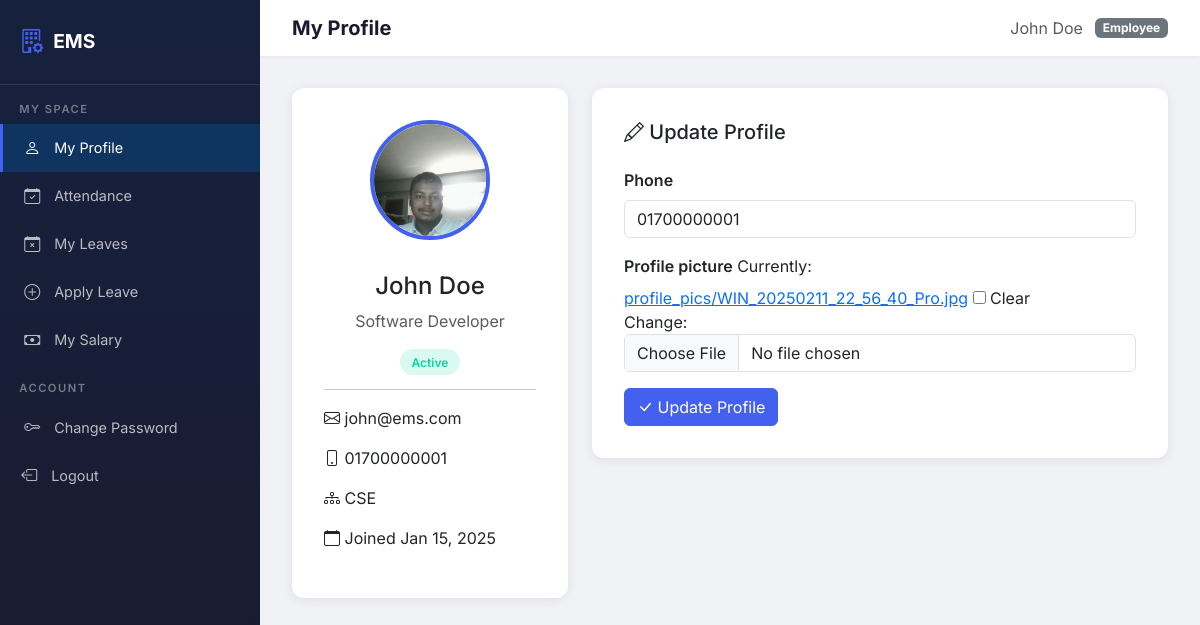
Screenshot of /employees/my-profile/ (signed in) with the database file from the repository.
### employees/models.py (models this page shows, shortened)
class Employee(models.Model):
    STATUS_CHOICES = [
        ('active', 'Active'),
        ('inactive', 'Inactive'),
    ]
    user = models.OneToOneField(User, on_delete=models.CASCADE, related_name='employee')
    phone = models.CharField(max_length=20, blank=True)
    department = models.ForeignKey(
        Department, on_delete=models.SET_NULL, null=True, related_name='employees'
    )
    job_title = models.CharField(max_length=100)
    salary = models.DecimalField(max_digits=12, decimal_places=2, default=0)
    joining_date = models.DateField()
    status = models.CharField(max_length=10, choices=STATUS_CHOICES, default='active')
    profile_picture = models.ImageField(
        upload_to='profile_pics/', blank=True, null=True
    )
    class Meta:
        ordering = ['user__first_name', 'user__last_name']
    @property
    def full_name(self):
        return self.user.get_full_name() or self.user.username
    @property
    def email(self):
        return self.user.email

### departments/models.py (models this page shows, shortened)
class Department(models.Model):
    name = models.CharField(max_length=100, unique=True)
    description = models.TextField(blank=True)
    created_at = models.DateTimeField(auto_now_add=True)
    class Meta:
        ordering = ['name']
    def __str__(self):
        return self.name

### employees/views.py (the view)
# urls.py: path('my-profile/', views.my_profile, name='my_profile'),
@login_required
def my_profile(request):
    employee = get_object_or_404(Employee, user=request.user)
    if request.method == 'POST':
        form = EmployeeProfileForm(request.POST, request.FILES, instance=employee)
        if form.is_valid():
            form.save()
            messages.success(request, 'Profile updated successfully.')
            return redirect('employees:my_profile')
    else:
        form = EmployeeProfileForm(instance=employee)
    return render(request, 'employees/my_profile.html', {
        'employee': employee,
        'form': form,
    })

### employees/forms.py
class EmployeeProfileForm(forms.ModelForm):
    class Meta:
        model = Employee
        fields = ['phone', 'profile_picture']
        widgets = {
            'phone': forms.TextInput(attrs={'class': 'form-control'}),
            'profile_picture': forms.ClearableFileInput(attrs={'class': 'form-control'}),
        }

### templates/employees/my_profile.html (shortened to what this page needs)
{% extends 'base.html' %}
{% block page_title %}My Profile{% endblock %}
{% block content %}
<div class="row g-4">
    <div class="col-md-4">
        <div class="form-card profile-header">
            {% if employee.profile_picture %}
            <img src="{{ employee.profile_picture.url }}" class="profile-picture">
            {% else %}
            <div class="profile-picture bg-primary d-flex align-items-center justify-content-center text-white mx-auto"
                style="font-size: 2.5rem;">
                {{ employee.user.first_name|first }}{{ employee.user.last_name|first }}
            </div>
            {% endif %}
            <h4 class="mt-3">{{ employee.full_name }}</h4>
            <p class="text-muted">{{ employee.job_title }}</p>
            <span class="badge-status badge-{{ employee.status }}">{{ employee.get_status_display }}</span>
            <hr>
            <div class="text-start">
                <p><i class="bi bi-envelope"></i> {{ employee.email }}</p>
                <p><i class="bi bi-phone"></i> {{ employee.phone|default:"-" }}</p>
                <p><i class="bi bi-diagram-3"></i> {{ employee.department|default:"-" }}</p>
                <p><i class="bi bi-calendar"></i> Joined {{ employee.joining_date|date:"M d, Y" }}</p>
            </div>
        </div>
    </div>
    <div class="col-md-8">
        <div class="form-card">
            <h5 class="mb-4"><i class="bi bi-pencil"></i> Update Profile</h5>
            <form method="post" enctype="multipart/form-data">
                {% for field in form %}
                <div class="mb-3">
                    <label class="form-label fw-semibold">{{ field.label }}</label>
                    {{ field }}
                </div>
                {% endfor %}
                <button type="submit" class="btn btn-primary">
                    <i class="bi bi-check-lg"></i> Update Profile
                </button>
            </form>
        </div>
    </div>
</div>
{% endblock %}

### templates/base.html (shortened to what this page needs)
{% load static %}
<!DOCTYPE html>
<html lang="en">
<head>
    <link href="https://cdn.jsdelivr.net/npm/bootstrap@5.3.2/dist/css/bootstrap.min.css" rel="stylesheet">
    <link href="https://cdn.jsdelivr.net/npm/bootstrap-icons@1.11.2/font/bootstrap-icons.min.css" rel="stylesheet">
    <link rel="stylesheet" href="{% static 'css/style.css' %}">
</head>
<body>
    {% if user.is_authenticated %}
    <nav class="sidebar">
        <div class="brand">
            <i class="bi bi-building-gear"></i>
            <h4>EMS</h4>
        </div>
        {% if user.is_staff %}
        <div class="nav-section">Main</div>
        <a href="{% url 'dashboard:home' %}"
            class="nav-link {% if request.resolver_match.app_name == 'dashboard' %}active{% endif %}">
            <i class="bi bi-speedometer2"></i> Dashboard
        </a>
        <div class="nav-section">Management</div>
        <a href="{% url 'employees:list' %}"
            class="nav-link {% if request.resolver_match.app_name == 'employees' and 'my_' not in request.resolver_match.url_name %}active{% endif %}">
            <i class="bi bi-people"></i> Employees
        </a>
        <a href="{% url 'departments:list' %}"
            class="nav-link {% if request.resolver_match.app_name == 'departments' %}active{% endif %}">
            <i class="bi bi-diagram-3"></i> Departments
        </a>
        <a href="{% url 'employees:salary_list' %}"
            class="nav-link {% if 'salary' in request.resolver_match.url_name %}active{% endif %}">
            <i class="bi bi-cash-stack"></i> Salary
        </a>
        <div class="nav-section">Tracking</div>
        <a href="{% url 'attendance:admin_attendance' %}"
            class="nav-link {% if request.resolver_match.app_name == 'attendance' %}active{% endif %}">
            <i class="bi bi-calendar-check"></i> Attendance
        </a>
        <a href="{% url 'leaves:admin_list' %}"
            class="nav-link {% if request.resolver_match.app_name == 'leaves' %}active{% endif %}">
            <i class="bi bi-calendar-x"></i> Leaves
        </a>
        {% else %}
        <div class="nav-section">My Space</div>
        <a href="{% url 'employees:my_profile' %}"
            class="nav-link {% if request.resolver_match.url_name == 'my_profile' %}active{% endif %}">
            <i class="bi bi-person"></i> My Profile
        </a>
        <a href="{% url 'attendance:my_attendance' %}"
            class="nav-link {% if request.resolver_match.app_name == 'attendance' %}active{% endif %}">
            <i class="bi bi-calendar-check"></i> Attendance
        </a>
        <a href="{% url 'leaves:my_leaves' %}"
            class="nav-link {% if request.resolver_match.url_name == 'my_leaves' %}active{% endif %}">
            <i class="bi bi-calendar-x"></i> My Leaves
        </a>
        <a href="{% url 'leaves:apply' %}"
            class="nav-link {% if request.resolver_match.url_name == 'apply' %}active{% endif %}">
            <i class="bi bi-plus-circle"></i> Apply Leave
        </a>
        <a href="{% url 'employees:my_salary' %}"
            class="nav-link {% if request.resolver_match.url_name == 'my_salary' %}active{% endif %}">
            <i class="bi bi-cash"></i> My Salary
        </a>
        {% endif %}
        <div class="nav-section">Account</div>
        <a href="{% url 'accounts:password_change' %}" class="nav-link">
            <i class="bi bi-key"></i> Change Password
        </a>
        <form method="post" action="{% url 'accounts:logout' %}" class="m-0 p-0">
            <button type="submit" class="nav-link w-100 text-start border-0 bg-transparent" style="cursor:pointer;">
                <i class="bi bi-box-arrow-left"></i> Logout
            </button>
        </form>
    </nav>
    <div class="main-content">
        <div class="topbar">
            <h5 class="page-title">{% block page_title %}Dashboard{% endblock %}</h5>
            <div class="user-info">
                <span class="text-muted">{{ user.get_full_name|default:user.username }}</span>
                <span class="badge bg-{% if user.is_staff %}primary{% else %}secondary{% endif %}">
                    {% if user.is_staff %}Admin{% else %}Employee{% endif %}
                </span>
            </div>
        </div>
        <div class="content-wrapper">
            {% block content %}{% endblock %}
        </div>
    </div>
    {% else %}
    {% block login_content %}{% endblock %}
    {% endif %}
</body>
</html>

### static/css/style.css (style rules this page uses)
:root { --primary: #4361ee; --primary-dark: #3a56d4; --secondary: #7209b7; --success: #06d6a0; --warning: #ffd166; --danger: #ef476f; --dark: #1a1a2e; --sidebar-bg: #16213e; --sidebar-hover: #0f3460; --body-bg: #f0f2f5; --card-shadow: 0 2px 12px rgba(0, 0, 0, 0.08); }
body { background-color: var(--body-bg); font-family: 'Inter', 'Segoe UI', sans-serif; min-height: 100vh; }
.sidebar { background: linear-gradient(180deg, var(--sidebar-bg) 0%, var(--dark) 100%); min-height: 100vh; width: 260px; position: fixed; top: 0; left: 0; z-index: 1000; padding-top: 0; transition: all 0.3s ease; overflow-y: auto; }
.sidebar .brand { padding: 1.5rem 1.2rem; border-bottom: 1px solid rgba(255, 255, 255, 0.1); display: flex; align-items: center; gap: 10px; }
.sidebar .brand h4 { color: #fff; margin: 0; font-weight: 700; font-size: 1.2rem; }
.sidebar .brand i { font-size: 1.5rem; color: var(--primary); }
.sidebar .nav-link { color: rgba(255, 255, 255, 0.7); padding: 0.75rem 1.2rem; display: flex; align-items: center; gap: 12px; font-size: 0.9rem; border-left: 3px solid transparent; transition: all 0.2s ease; }
.sidebar .nav-link:hover, .sidebar .nav-link.active { color: #fff; background: var(--sidebar-hover); border-left-color: var(--primary); }
.sidebar .nav-link i { width: 20px; text-align: center; font-size: 1rem; }
.sidebar .nav-section { color: rgba(255, 255, 255, 0.4); padding: 1rem 1.2rem 0.4rem; font-size: 0.7rem; text-transform: uppercase; letter-spacing: 1.5px; font-weight: 600; }
.main-content { margin-left: 260px; min-height: 100vh; }
.topbar { background: #fff; padding: 1rem 2rem; box-shadow: 0 1px 4px rgba(0, 0, 0, 0.06); display: flex; justify-content: space-between; align-items: center; position: sticky; top: 0; z-index: 999; }
.topbar .page-title { font-weight: 700; font-size: 1.25rem; color: var(--dark); margin: 0; }
.topbar .user-info { display: flex; align-items: center; gap: 12px; }
.content-wrapper { padding: 2rem; }
.badge-status { padding: 0.35rem 0.75rem; border-radius: 20px; font-size: 0.75rem; font-weight: 600; }
.badge-active { background: rgba(6, 214, 160, 0.15); color: #06d6a0; }
.form-card { background: #fff; border-radius: 12px; box-shadow: var(--card-shadow); padding: 2rem; }
.btn-primary { background: var(--primary); border-color: var(--primary); }
.profile-header { text-align: center; padding: 2rem; }
.profile-picture { width: 120px; height: 120px; border-radius: 50%; object-fit: cover; border: 4px solid var(--primary); margin-bottom: 1rem; }

### rows the page displays
Employee: profile_picture (picture), full_name "John Doe", job_title "Software Developer", status "Active", email "john@ems.com", phone "01700000001", department "CSE", joining_date "Jan 15, 2025", form "01700000001"

### other values shown
{{ user.get_full_name|default:user.username }} "John Doe"
{{ field.label }} "Phone" "Profile picture"
